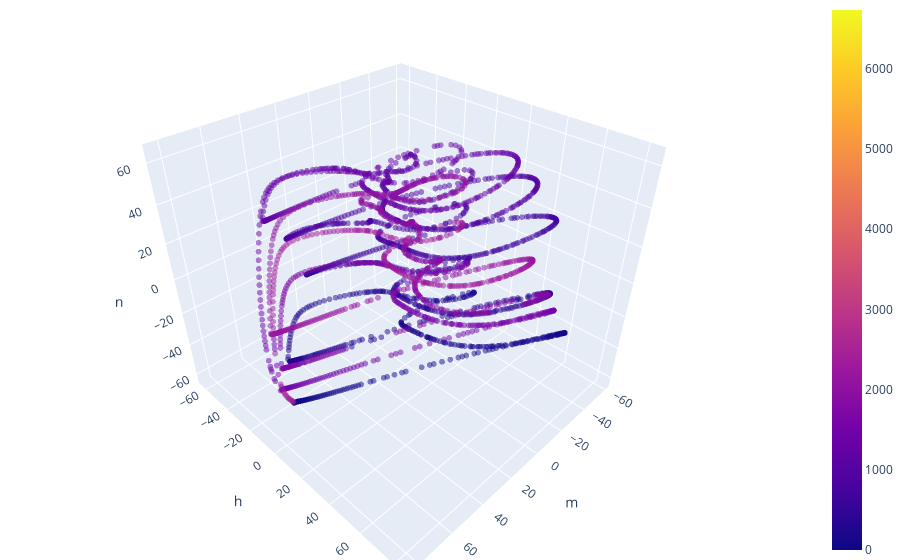

Notebook code for this chart:
### Code cell
# 3d plot over n, h, and m

# Configure the trace.
trace = go.Scatter3d(
    x = pcs[:,0], # m
    y = pcs[:,1], # h
    z = pcs[:,2], # n
    mode='markers',
    marker={
        'size': 2,
        'color':list(range(len(list(time)))), 
        'opacity': 0.5,
        'showscale':True
    }
)

# Configure the layout.
layout = go.Layout(
    margin={'l': 0, 'r': 0, 'b': 0, 't': 0},
    scene = dict(
        xaxis_title='m',
        yaxis_title='h',
        zaxis_title='n'
    )
)

data = [trace]
plot_figure = go.Figure(data=data, layout=layout)

# Render the plot.
plotly.offline.iplot(plot_figure)

### Figure 1 — Plotly figure (JSON) as saved in the notebook; plotly's stock layout.template omitted (floating-point values rounded to 4 significant figures; data arrays with more than 128 entries replaced by an {"elided": "..."} marker saying what was removed)
{"data": [{"marker": {"color": {"elided": "6732 int values"}, "opacity": 0.5, "showscale": true, "size": 2}, "mode": "markers", "type": "scatter3d", "x": {"elided": "2396 float values"}, "y": {"elided": "2396 float values"}, "z": {"elided": "2396 float values"}}], "layout": {"margin": {"b": 0, "l": 0, "r": 0, "t": 0}, "scene": {"xaxis": {"title": {"text": "m"}}, "yaxis": {"title": {"text": "h"}}, "zaxis": {"title": {"text": "n"}}}}}
